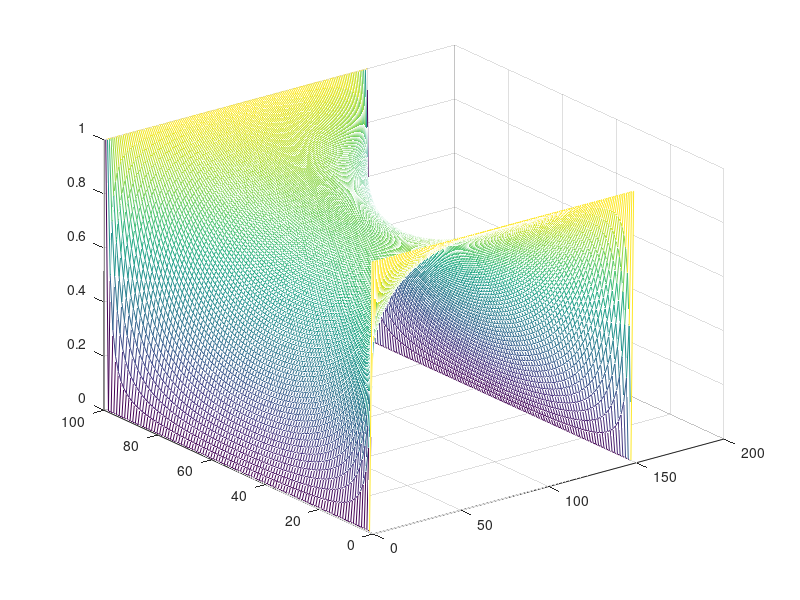

This figure's MATLAB source:
clearvars

nx = 100;
ny = nx*3/2;
diff = 1;
V0 = 1;

G = sparse(nx*ny,nx*ny);
B = zeros(1,nx*ny);

for i = 1:nx
    for j = 1:ny
        n = i + (j-1)*nx;
        
        if i == 1                   %left
           G(n,:) = 0;
           G(n,n) = 1;
           B(1,n) = V0;
           
        elseif i ==nx               %right
           G(n,:) = 0;
           G(n,n) = 1;
           B(1,n) = V0;
           
        elseif j == 1               %bottom
            nxn = i + (j-2)*nx;
            nxp = i + (j)*nx;
            nyp = i + 1 +(j-1)*nx;
            
            G(:,n) = 0;
            G(n,n) = 1;
            B(1,n) = 0;
            
        elseif j == ny              %top side
            nxn = i + (j-2)*nx;
            nyn = i - 1 + (j-1)*nx;
            nyp = i + 1 +(j-1)*nx; 
            
            G(:,n) = 0;
            G(n,n) = 1;
            B(1,n) = 0;
        else                        %interrior            
            nxn = i + (j-2)*nx;
            nxp = i + (j)*nx;
            nyp = i + 1 +(j-1)*nx;
            nyn = i - 1 + (j-1)*nx;
            
            G(n,n) = -4/diff;
            G(n,nxn) = 1/diff;
            G(n,nxp) = 1/diff;
            G(n,nyp) = 1/diff;
            G(n,nyn) = 1/diff;
            
        end
    end    
end
figure(1);
spy(G);

V = G\B';

for i = 1:nx
    for j = 1:ny
        n = i + (j-1)*nx;
        V2(i,j) = V(n);        
    end
end

x = linspace(1,nx,nx);
y = linspace(1,ny,ny);

mesh(y, x, V2)
